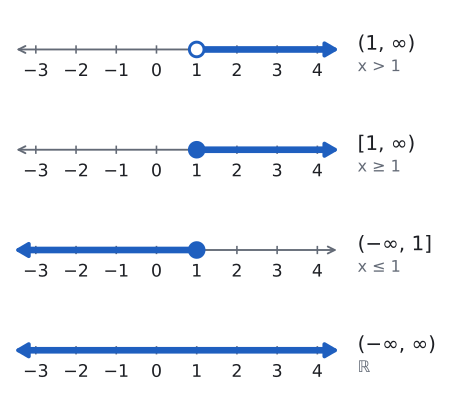

Python code for this plot:
import sys; sys.path.insert(0, "tools")
from cizim import *

# Sınırsız aralıklar: sonsuz tarafta nokta yok, ok var.
# (gösterim, eşitsizlik, sol uç, sol dolu mu, sağ uç, sağ dolu mu); None = sonsuz
SATIRLAR = [
    ("(1, ∞)", "x > 1", 1, False, None, None),
    ("[1, ∞)", "x ≥ 1", 1, True, None, None),
    ("(−∞, 1]", "x ≤ 1", None, None, 1, True),
    ("(−∞, ∞)", "ℝ", None, None, None, None),
]
LO, HI = -3, 4
fig, eks = plt.subplots(len(SATIRLAR), 1, figsize=(6, 5.2))
for ax, (gosterim, esitsizlik, sol, sold, sag, sagd) in zip(eks, SATIRLAR):
    sayi_dogrusu(ax, LO, HI)
    x1 = sol if sol is not None else LO - 0.2
    x2 = sag if sag is not None else HI + 0.2
    ax.hlines(0, x1, x2, color=MAVI, lw=5, zorder=3)
    if sol is None:
        ax.annotate("", xy=(LO - 0.6, 0), xytext=(LO - 0.1, 0), arrowprops=dict(arrowstyle="-|>,head_width=0.35,head_length=0.6", color=MAVI, lw=3), zorder=4)
    else:
        ax.plot(sol, 0, "o", color=MAVI, markerfacecolor=MAVI if sold else "white", markersize=11, mew=2.2, zorder=5)
    if sag is None:
        ax.annotate("", xy=(HI + 0.6, 0), xytext=(HI + 0.1, 0), arrowprops=dict(arrowstyle="-|>,head_width=0.35,head_length=0.6", color=MAVI, lw=3), zorder=4)
    else:
        ax.plot(sag, 0, "o", color=MAVI, markerfacecolor=MAVI if sagd else "white", markersize=11, mew=2.2, zorder=5)
    ax.text(5.0, 0.12, gosterim, va="center", fontsize=15, color=YAZI)
    ax.text(5.0, -0.42, esitsizlik, va="center", fontsize=12, color=SOLUK)
    ax.set_xlim(-3.7, 7.4)
kaydet(fig, __file__)
